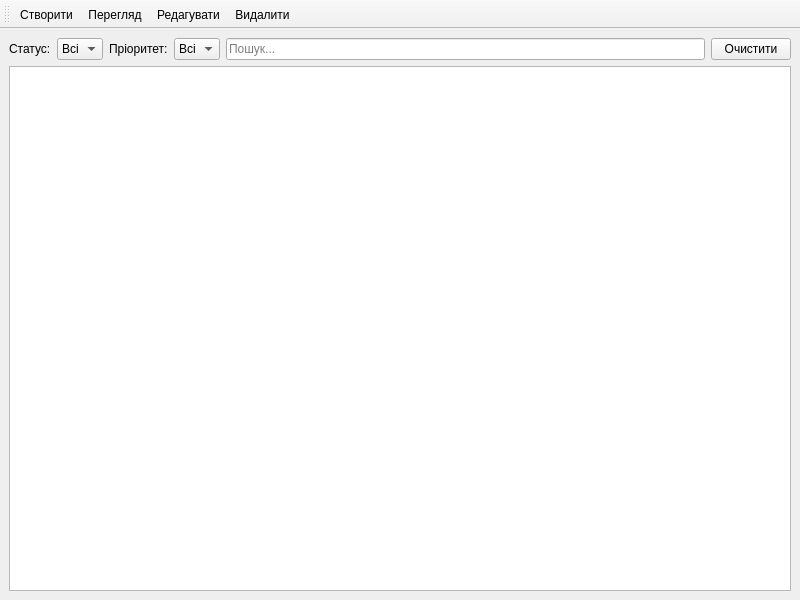
<?xml version="1.0" encoding="UTF-8"?>
<ui version="4.0">
 <class>MainWindow</class>
 <widget class="QMainWindow" name="MainWindow">
  <property name="geometry"><rect><x>0</x><y>0</y><width>800</width><height>600</height></rect></property>
  <property name="windowTitle"><string>Система підтримки (Helpdesk)</string></property>
  <widget class="QWidget" name="centralwidget">
   <layout class="QVBoxLayout" name="verticalLayoutMain">
    <item>
     <layout class="QHBoxLayout" name="filterLayout">
      <item><widget class="QLabel" name="labelStatus"><property name="text"><string>Статус:</string></property></widget></item>
      <item><widget class="QComboBox" name="comboStatus"><item><property name="text"><string>Всі</string></property></item></widget></item>
      <item><widget class="QLabel" name="labelPriority"><property name="text"><string>Пріоритет:</string></property></widget></item>
      <item><widget class="QComboBox" name="comboPriority"><item><property name="text"><string>Всі</string></property></item></widget></item>
      <item><widget class="QLineEdit" name="editSearch"><property name="placeholderText"><string>Пошук...</string></property></widget></item>
      <item><widget class="QPushButton" name="btnClear"><property name="text"><string>Очистити</string></property></widget></item>
     </layout>
    </item>
    <item>
     <widget class="QTableView" name="tableView">
      <property name="selectionBehavior"><enum>QAbstractItemView::SelectRows</enum></property>
     </widget>
    </item>
   </layout>
  </widget>
  <widget class="QMenuBar" name="menubar">
   <widget class="QMenu" name="menuFile"><property name="title"><string>Файл</string></property>
    <addaction name="actionExit"/>
   </widget>
   <widget class="QMenu" name="menuTicket"><property name="title"><string>Заявка</string></property>
    <addaction name="actionNew"/><addaction name="actionView"/><addaction name="actionEdit"/><addaction name="actionDelete"/>
   </widget>
  </widget>
  <widget class="QToolBar" name="toolBar">
   <property name="toolButtonStyle"><enum>Qt::ToolButtonTextBesideIcon</enum></property>
   <addaction name="actionNew"/><addaction name="actionView"/><addaction name="actionEdit"/><addaction name="actionDelete"/>
  </widget>
  <action name="actionNew"><property name="text"><string>Створити</string></property></action>
  <action name="actionView"><property name="text"><string>Перегляд</string></property></action>
  <action name="actionEdit"><property name="text"><string>Редагувати</string></property></action>
  <action name="actionDelete"><property name="text"><string>Видалити</string></property></action>
  <action name="actionExit"><property name="text"><string>Вихід</string></property></action>
 </widget>
</ui>
